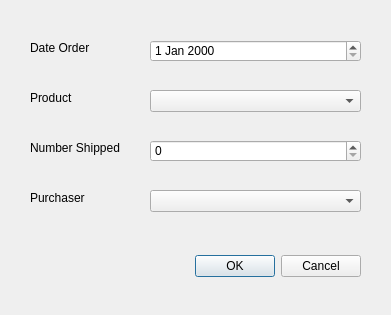
<?xml version="1.0" encoding="UTF-8"?>
<ui version="4.0">
 <class>DialogAddOrder</class>
 <widget class="QDialog" name="DialogAddOrder">
  <property name="geometry">
   <rect>
    <x>0</x>
    <y>0</y>
    <width>391</width>
    <height>315</height>
   </rect>
  </property>
  <property name="windowTitle">
   <string>Dialog</string>
  </property>
  <widget class="QDialogButtonBox" name="buttonBox">
   <property name="geometry">
    <rect>
     <x>20</x>
     <y>250</y>
     <width>341</width>
     <height>32</height>
    </rect>
   </property>
   <property name="orientation">
    <enum>Qt::Horizontal</enum>
   </property>
   <property name="standardButtons">
    <set>QDialogButtonBox::Cancel|QDialogButtonBox::Ok</set>
   </property>
  </widget>
  <widget class="QLabel" name="label_dateOrder">
   <property name="geometry">
    <rect>
     <x>30</x>
     <y>40</y>
     <width>71</width>
     <height>16</height>
    </rect>
   </property>
   <property name="text">
    <string>Date Order</string>
   </property>
  </widget>
  <widget class="QDateEdit" name="dateEdit_outgoingOrders">
   <property name="geometry">
    <rect>
     <x>150</x>
     <y>40</y>
     <width>211</width>
     <height>22</height>
    </rect>
   </property>
  </widget>
  <widget class="QLabel" name="label_orderProducts">
   <property name="geometry">
    <rect>
     <x>30</x>
     <y>90</y>
     <width>61</width>
     <height>16</height>
    </rect>
   </property>
   <property name="text">
    <string>Product</string>
   </property>
  </widget>
  <widget class="QComboBox" name="comboBox_orderProducts">
   <property name="geometry">
    <rect>
     <x>150</x>
     <y>90</y>
     <width>211</width>
     <height>22</height>
    </rect>
   </property>
  </widget>
  <widget class="QLabel" name="label_numberShipped">
   <property name="geometry">
    <rect>
     <x>30</x>
     <y>140</y>
     <width>91</width>
     <height>16</height>
    </rect>
   </property>
   <property name="text">
    <string>Number Shipped</string>
   </property>
  </widget>
  <widget class="QSpinBox" name="spinBox_numberShipped">
   <property name="geometry">
    <rect>
     <x>150</x>
     <y>140</y>
     <width>211</width>
     <height>22</height>
    </rect>
   </property>
  </widget>
  <widget class="QLabel" name="label_purchasers">
   <property name="geometry">
    <rect>
     <x>30</x>
     <y>190</y>
     <width>71</width>
     <height>16</height>
    </rect>
   </property>
   <property name="text">
    <string>Purchaser</string>
   </property>
  </widget>
  <widget class="QComboBox" name="comboBox_purchasers">
   <property name="geometry">
    <rect>
     <x>150</x>
     <y>190</y>
     <width>211</width>
     <height>22</height>
    </rect>
   </property>
  </widget>
 </widget>
 <resources/>
 <connections>
  <connection>
   <sender>buttonBox</sender>
   <signal>accepted()</signal>
   <receiver>DialogAddOrder</receiver>
   <slot>accept()</slot>
   <hints>
    <hint type="sourcelabel">
     <x>248</x>
     <y>254</y>
    </hint>
    <hint type="destinationlabel">
     <x>157</x>
     <y>274</y>
    </hint>
   </hints>
  </connection>
  <connection>
   <sender>buttonBox</sender>
   <signal>rejected()</signal>
   <receiver>DialogAddOrder</receiver>
   <slot>reject()</slot>
   <hints>
    <hint type="sourcelabel">
     <x>316</x>
     <y>260</y>
    </hint>
    <hint type="destinationlabel">
     <x>286</x>
     <y>274</y>
    </hint>
   </hints>
  </connection>
 </connections>
</ui>
